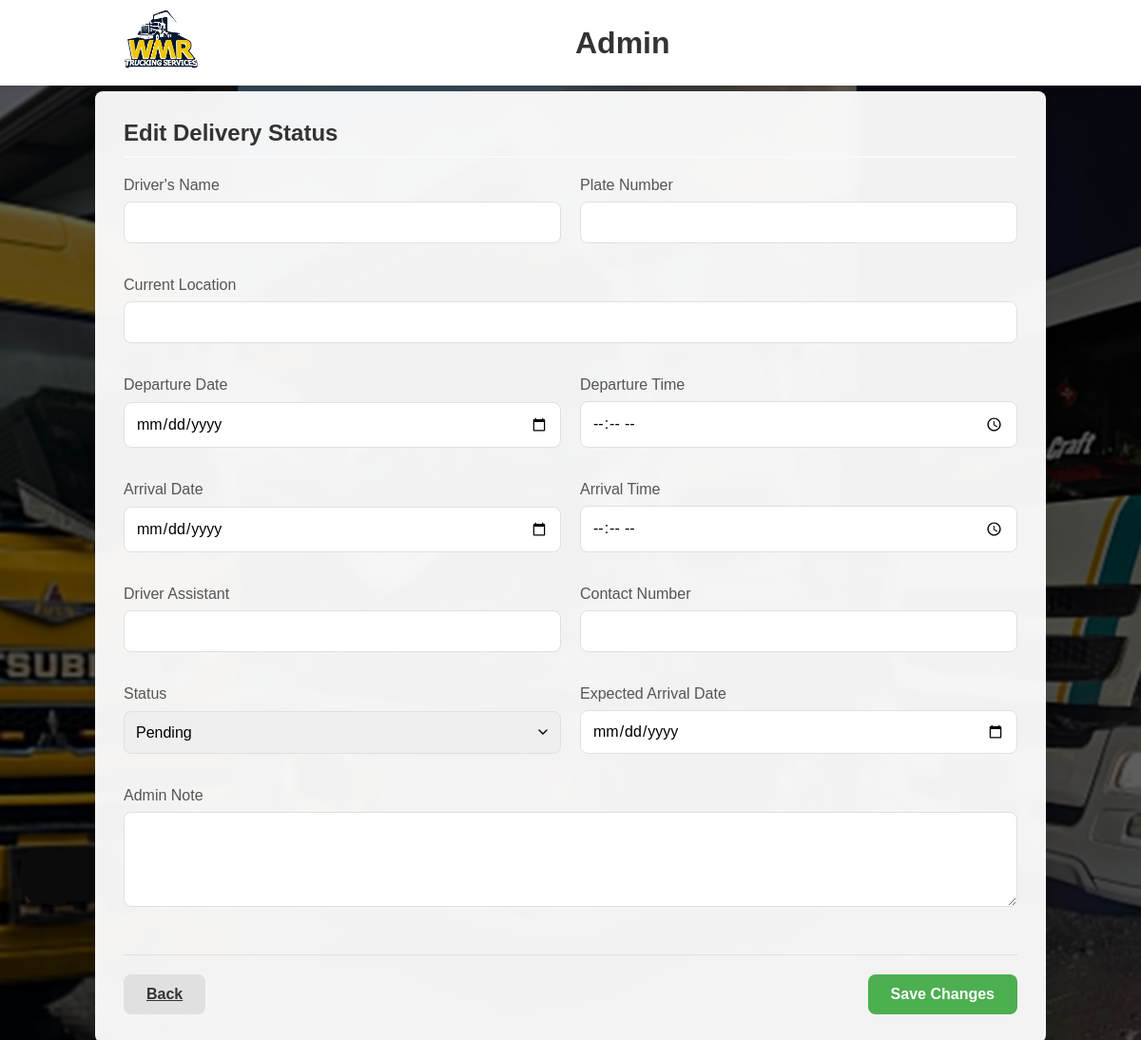
The page /src/php/admin/editstatus.php?id=20 on the database as committed earlier.
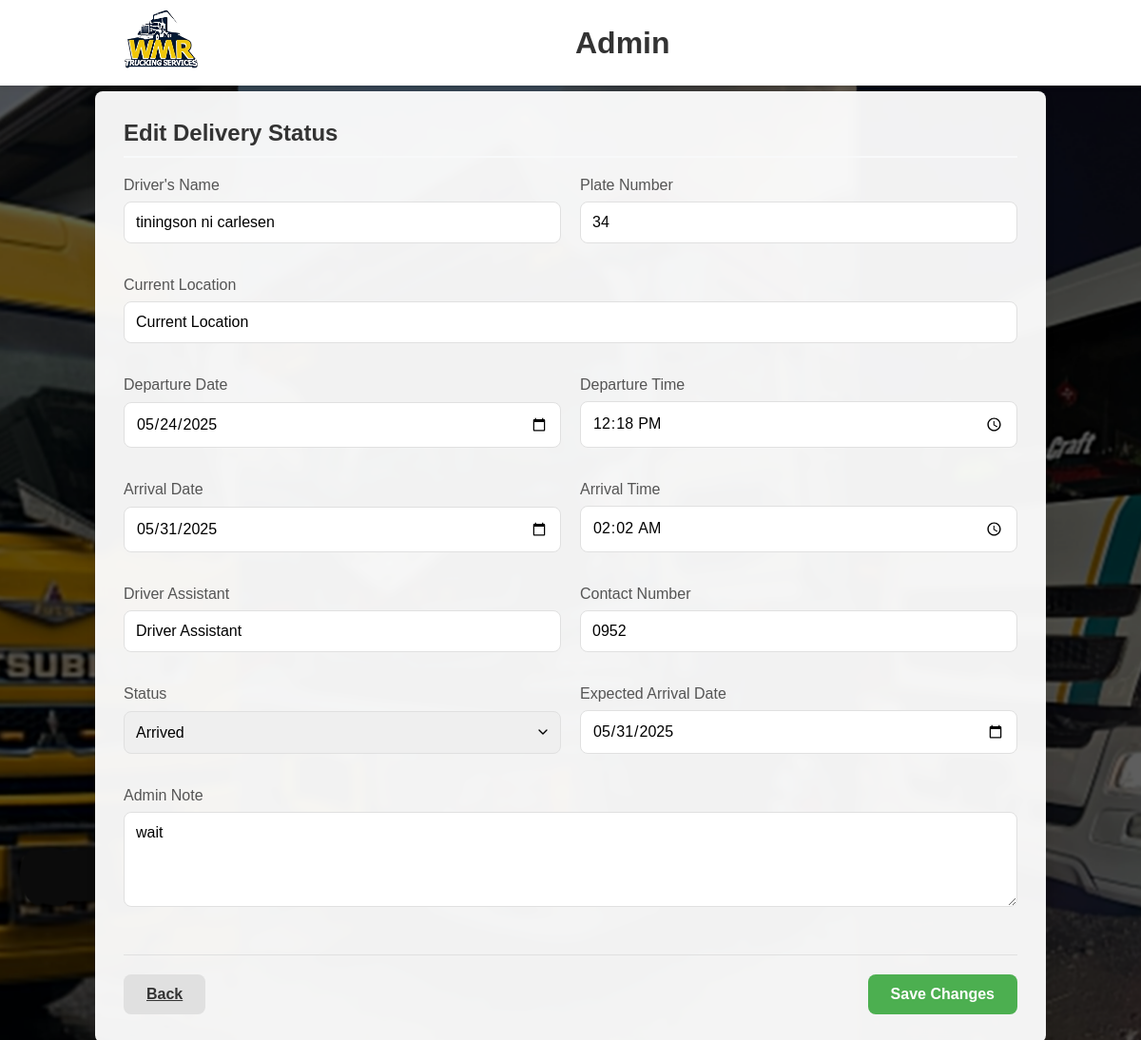
The same page on the database as committed later.
### tables this page shows
CREATE TABLE `delivery_status` (
  `id` bigint(20) UNSIGNED NOT NULL,
  `delivery_request_id` bigint(20) UNSIGNED NOT NULL,
  `status` enum('Pending','In Transit','Arrived','Rejected') NOT NULL DEFAULT 'Pending',
  `driver_name` varchar(255) DEFAULT NULL,
  `driver_assistant` varchar(255) DEFAULT NULL,
  `driver_contact_number` varchar(50) DEFAULT NULL,
  `assistant_contact_number` varchar(50) DEFAULT NULL,
  `plate_number` varchar(50) DEFAULT NULL,
  `departure_date` date DEFAULT NULL,
  `departure_time` time DEFAULT NULL,
  `current_location` varchar(255) DEFAULT NULL,
  `expected_arrival` date DEFAULT NULL,
  `admin_note` text DEFAULT NULL,
  `created_at` timestamp NOT NULL DEFAULT current_timestamp(),
  `updated_at` datetime DEFAULT current_timestamp() ON UPDATE current_timestamp(),
  `created_by` int(10) UNSIGNED DEFAULT NULL,
  `updated_by` int(10) UNSIGNED DEFAULT NULL,
  `arrival_date` date DEFAULT NULL,
  `arrival_time` time DEFAULT NULL
);

### src/php/admin/editstatus.php (the view, shortened to what this page needs)
<?php
$host = 'localhost';
$db   = 'wmr_db';
$user = 'root';
$pass = '';
$conn = new mysqli($host, $user, $pass, $db);
$id = isset($_GET['id']) ? (int)$_GET['id'] : (int)($_POST['id'] ?? 0);
$sql = "SELECT * FROM delivery_status WHERE delivery_request_id = $id";
$result = $conn->query($sql);
if ($result && $row = $result->fetch_assoc()) {
    $driverName = $row['driver_name'];
    $plateNumber = $row['plate_number'];
    $currentLocation = $row['current_location'];
    $departureDate = $row['departure_date'];
    $departureTime = $row['departure_time'];
    $driverAssistant = $row['driver_assistant'];
    $contactNumber = $row['driver_contact_number'];
    $status = $row['status'];
    $estimatedArrivalDate = $row['expected_arrival'];
    $arrivalDate = $row['arrival_date'];
    $arrivalTime = $row['arrival_time'];
    $adminNote = $row['admin_note'];
} else {
    $driverName = $plateNumber = $currentLocation = $departureDate = $departureTime = '';
    $driverAssistant = $contactNumber = $status = $estimatedArrivalDate = '';
    $arrivalDate = $arrivalTime = $adminNote = '';
}
?>
<!DOCTYPE html>
<html>
<head>
    <link rel="stylesheet" href="../../css/admincss/editstatus.css">
    <link rel="stylesheet" href="../../css/header.css">
</head>
<body class="edit-status-page">
    <?php include('header.php'); ?>
    <div class="status-edit-container">
        <h2 class="status-edit-title">Edit Delivery Status</h2>
        <form method="POST" class="status-edit-form">
            <div class="form-section">
                <div class="form-row">
                    <div class="form-group">
                        <label>Driver's Name</label>
                        <input type="text" name="driver_name" value="<?= htmlspecialchars($driverName) ?>">
                    </div>
                    <div class="form-group">
                        <label>Plate Number</label>
                        <input type="text" name="plate_number" value="<?= htmlspecialchars($plateNumber) ?>">
                    </div>
                </div>
                <div class="form-row">
                    <div class="form-group">
                        <label>Current Location</label>
                        <input type="text" name="current_location" value="<?= htmlspecialchars($currentLocation) ?>">
                    </div>
                </div>
                <div class="form-row">
                    <div class="form-group">
                        <label>Departure Date</label>
                        <input type="date" name="departure_date" value="<?= htmlspecialchars($departureDate) ?>">
                    </div>
                    <div class="form-group">
                        <label>Departure Time</label>
                        <input type="time" name="departure_time" value="<?= htmlspecialchars($departureTime) ?>">
                    </div>
                </div>
                <div class="form-row">
                    <div class="form-group">
                        <label>Arrival Date</label>
                        <input type="date" name="arrival_date" value="<?= htmlspecialchars($arrivalDate) ?>">
                    </div>
                    <div class="form-group">
                        <label>Arrival Time</label>
                        <input type="time" name="arrival_time" value="<?= htmlspecialchars($arrivalTime) ?>">
                    </div>
                </div>
                <div class="form-row">
                    <div class="form-group">
                        <label>Driver Assistant</label>
                        <input type="text" name="driver_assistant" value="<?= htmlspecialchars($driverAssistant) ?>">
                    </div>
                    <div class="form-group">
                        <label>Contact Number</label>
                        <input type="text" name="contact_number" value="<?= htmlspecialchars($contactNumber) ?>">
                    </div>
                </div>
                <div class="form-row">
                    <div class="form-group">
                        <label>Status</label>
                        <select name="status">
                            <option <?= $status === 'Pending' ? 'selected' : '' ?>>Pending</option>
                            <option <?= $status === 'Arrived' ? 'selected' : '' ?>>Arrived</option>
                        </select>
                    </div>
                    <div class="form-group">
                        <label>Expected Arrival Date</label>
                        <input type="date" name="estimated_arrival_date" value="<?= htmlspecialchars($estimatedArrivalDate) ?>">
                    </div>
                </div>
                <div class="form-row">
                    <div class="form-group full-width">
                        <label>Admin Note</label>
                        <textarea name="admin_note"><?= htmlspecialchars($adminNote) ?></textarea>
                    </div>
                </div>
            </div>
            <div class="form-actions">
                <a href="index.php" class="btn btn-back">Back</a>
                <button  type="submit" class="btn btn-save" >Save Changes</button>
            </div>
        </form>
    </div>
</body>
</html>

### src/php/admin/header.php (shortened to what this page needs)
<header class="delivery-status-nav">
    <img src="../../images/logo.png" class="delivery-status-logo" alt="Logo">
    <h1>Admin</h1>
</header>

### src/css/admincss/editstatus.css (style rules this page uses)
* { box-sizing: border-box; margin: 0; padding: 0; font-family: Arial, sans-serif; }
body, html { height: 100%; }
body { background-image: url('../../images/background-truck-admin.png'); background-size: cover; background-position: center; display: flex; flex-direction: column; color: #000; padding-top: 76px; }
h2 { font-size: 24px; margin-bottom: 20px; color: #333; border-bottom: 2px solid #f2f2f2; padding-bottom: 10px; }
.form-group { margin-bottom: 20px; display: flex; flex-wrap: wrap; }
.form-row { display: flex; width: 100%; margin-bottom: 15px; }
label { display: block; margin-bottom: 5px; font-weight: bold; color: #555; }
input[type="text"], input[type="date"], input[type="time"], select { width: 100%; padding: 10px; border: 1px solid #ddd; border-radius: 4px; font-size: 16px; }
.btn { padding: 10px 20px; border: none; border-radius: 4px; cursor: pointer; font-size: 16px; font-weight: bold; transition: background 0.3s; text-align: center; }
.btn-back { background-color: #f5f5f5; color: #333; }
.btn-save { background-color: #4CAF50; color: white; }
:root { --primary-color: #3498db; --secondary-color: #2980b9; --text-color: #333; --light-gray: #f8f9fa; --medium-gray: #e0e0e0; --dark-gray: #dee2e6; --white: #ffffff; --shadow: 0 2px 10px rgba(0, 0, 0, 0.08); --border-radius: 8px; --success-color: #4CAF50; --warning-color: #FFC107; --danger-color: #F44336; --info-color: #2196F3; }
.edit-status-page { background-image: url('../../images/background-truck-admin.png'); background-size: cover; background-position: center; background-attachment: fixed; min-height: 100vh; color: var(--text-color); padding-top: 76px; }
.status-edit-container { background: rgba(255, 255, 255, 0.95); border-radius: var(--border-radius); padding: 30px; margin: 20px auto; width: 90%; max-width: 1000px; box-shadow: var(--shadow); backdrop-filter: blur(5px); }
.status-edit-title { font-size: 24px; margin-bottom: 20px; color: var(--text-color); border-bottom: 2px solid var(--light-gray); padding-bottom: 10px; font-weight: 600; }
.status-edit-form { width: 100%; }
.form-section { margin-bottom: 20px; }
.form-row { display: flex; flex-wrap: wrap; gap: 20px; margin-bottom: 15px; }
.form-group { flex: 1; min-width: 200px; }
.form-group.full-width { flex: 0 0 100%; }
label { display: block; margin-bottom: 8px; font-weight: 500; color: #555; }
input[type="text"], input[type="date"], input[type="time"], select, textarea { width: 100%; padding: 12px; border: 1px solid var(--medium-gray); border-radius: var(--border-radius); font-size: 16px; transition: border 0.3s; }
textarea { min-height: 100px; resize: vertical; }
select[name="status"] { appearance: none; background-repeat: no-repeat; background-position: right 10px center; background-size: 16px; padding-right: 30px; }
.form-actions { display: flex; justify-content: space-between; margin-top: 30px; padding-top: 20px; border-top: 1px solid var(--medium-gray); }
.btn { padding: 12px 24px; border: none; border-radius: var(--border-radius); cursor: pointer; font-size: 16px; font-weight: 600; transition: all 0.3s; }
.btn-back { background-color: var(--medium-gray); color: var(--text-color); }
.btn-save { background-color: var(--success-color); color: white; }

### src/css/header.css (style rules this page uses)
.delivery-status-nav { display: flex; justify-content: space-between; align-items: center; padding: 5px 30px; position: fixed; width: 100%; z-index: 99; background-color: #fff; box-shadow: 0 2px 5px rgba(0, 0, 0, 0.1); position: fixed; top: 0; left: 0; width: 100%; z-index: 1000; }
.delivery-status-logo { height: 80px; margin-left: 100px; }

Rows that differ between the two databases and show on the page:
added delivery_status: driver_name "tiningson ni carlesen", plate_number "34", current_location "Current Location", departure_date "05/24/2025", departure_time "12:18:00", arrival_date "05/31/2025", arrival_time "02:02:00", driver_assistant "Driver Assistant", contact_number "0952", status "Arrived", estimated_arrival_date "05/31/2025", admin_note "wait"
Other text that changed with them:
form field status: "Pending" → (not shown)
